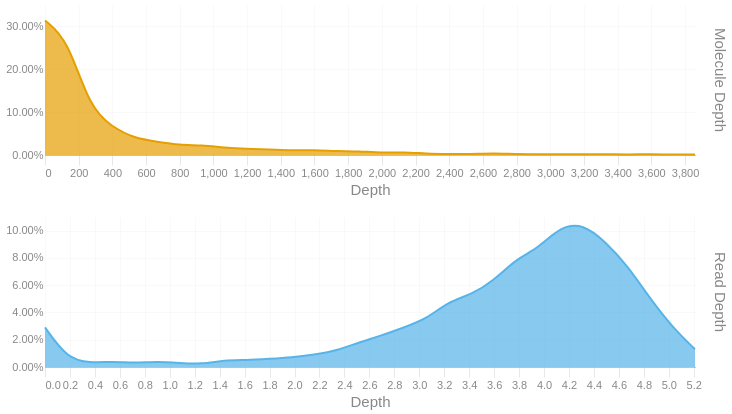

The cell this chart's notebook holds for it:
### Code cell
readdep = depth_hist(tb['Read Depth'], q99, 3)
readdep = readdep.with_columns(pl.lit('Read Depth').alias('Metric'))
if not SKIPLR:
    moldep = depth_hist(tb['Molecule Depth'], mol_q99, 1)
    moldep = moldep.with_columns(pl.lit('Molecule Depth').alias('Metric'))
    _hist = pl.concat([readdep, moldep])
    _hist = _hist.filter(pl.col('Proportion') != 0)
    with SafeRender(_hist):
        (
            alt.Chart(_hist)        
            .mark_area(interpolate = "basis")
            .encode(
                x=alt.X('Bin:Q').scale(domainMin=0).axis(alt.Axis(title='Depth')),
                y = alt.Y('Proportion:Q', title = None).axis(format = '.2%'),
                color = alt.Color('Metric:N').legend(None),
                row = alt.Row("Metric:N").header(title = None, labelOrient = 'right'),
                tooltip = [
                    alt.Tooltip("Metric:N", title = "Metric"),
                    alt.Tooltip('Interval:N', title = "Depth Interval"),
                    alt.Tooltip('Proportion:Q', title = "% Alignments").format('.2%')
                ]
            )
            .resolve_scale(x='independent', y='independent')
            .properties(
                height = 150, width = 650,
                usermeta={'embedOptions': {'downloadFileName': f'{samplename}.depth.hist'}}
            )
        ).display()
else:
    readdep = readdep.filter(pl.col('Proportion') != 0)
    with SafeRender(readdep):
        (
            alt.Chart(readdep)        
            .mark_area(interpolate = "basis")
            .encode(
                x=alt.X('Bin:Q').scale(domainMin=0).axis(alt.Axis(title='Depth')),
                y = alt.Y('Proportion:Q', title = None).axis(format = '.2%'),
                tooltip = [
                    alt.Tooltip('Interval:N', title = "Depth Interval"),
                    alt.Tooltip('Proportion:Q', title = "% Alignments").format('.2%')
                ]
            )
            .properties(
                usermeta={'embedOptions': {'downloadFileName': f'{samplename}.depth.hist'}}
            )
        ).display()

### Figure 1 — Vega-Lite specification as saved in the notebook (floating-point values rounded to 4 significant figures)
{"width": 650, "height": 150, "config": {"title": {"anchor": "start", "dy": -15, "fontSize": 18, "color": "#888888", "subtitleColor": "#888888", "subtitleFontSize": 14}, "arc": {"fill": "#0072B2"}, "axis": {"domainColor": "#888888", "domainWidth": 0.5, "gridWidth": 0.2, "grid": false, "titleFontWeight": 400, "titleFontSize": 15, "labelFontSize": 11, "labelColor": "#888888", "tickColor": "#888888", "tickWidth": 0.2, "titleColor": "#888888"}, "axisBand": {"grid": false}, "axisX": {"grid": true, "tickSize": 10, "domainCap": "round"}, "axisY": {"domain": false, "grid": true, "tickSize": 0, "domainCap": "round"}, "background": "transparent", "header": {"labelFontSize": 15, "labelColor": "#888888", "titleFontSize": 15, "titleFontWeight": 600, "titleColor": "#888888"}, "legend": {"labelFont": "sans-serif", "labelFontSize": 12, "labelColor": "#888888", "symbolSize": 100, "symbolType": "circle", "titleFontSize": 12, "titlePadding": 10, "titleColor": "#888888", "title": null}, "range": {"category": ["#E69F00", "#56B4E9", "#009E73", "#F0E442", "#0072B2", "#D55E00", "#CC79A7", "#000000"], "diverging": ["#cfe8f3", "#a2d4ec", "#73bfe2", "#46abdb", "#1696d2", "#12719e"]}, "area": {"fill": "#0072B2", "fillOpacity": 0.7, "line": true, "strokeOpacity": 0.7}, "line": {"color": "#0072B2", "stroke": "#0072B2", "strokeWidth": 2}, "trail": {"color": "#0072B2", "stroke": "#0072B2", "strokeWidth": 0, "size": 1}, "point": {"filled": true, "fillOpacity": 1.0, "size": 95}, "text": {"color": "#888888", "fontSize": 11, "align": "right", "fontWeight": 400, "size": 11}, "bar": {"fill": "#0072B2", "stroke": null}, "view": {"stroke": null, "continuousWidth": 660, "continuousHeight": 400}}, "data": {"name": "data-21b11dddb9d48c94f12e50d000a73c8b"}, "mark": {"type": "area", "interpolate": "basis"}, "encoding": {"color": {"field": "Metric", "legend": null, "type": "nominal"}, "row": {"field": "Metric", "header": {"title": null, "labelOrient": "right"}, "type": "nominal"}, "tooltip": [{"field": "Metric", "title": "Metric", "type": "nominal"}, {"field": "Interval", "title": "Depth Interval", "type": "nominal"}, {"field": "Proportion", "format": ".2%", "title": "% Alignments", "type": "quantitative"}], "x": {"axis": {"title": "Depth"}, "field": "Bin", "scale": {"domainMin": 0}, "type": "quantitative"}, "y": {"axis": {"format": ".2%"}, "field": "Proportion", "title": null, "type": "quantitative"}}, "resolve": {"scale": {"x": "independent", "y": "independent"}}, "usermeta": {"embedOptions": {"downloadFileName": "S3_Waccamaw_1720.depth.hist"}}, "$schema": "https://vega.github.io/schema/vega-lite/v6.1.0.json", "datasets": {"data-21b11dddb9d48c94f12e50d000a73c8b": [{"Bin": 0.0, "Interval": "0.0-0.18", "Proportion": 0.029, "Metric": "Read Depth"}, {"Bin": 0.18, "Interval": "0.18-0.359", "Proportion": 0.006, "Metric": "Read Depth"}, {"Bin": 0.359, "Interval": "0.359-0.539", "Proportion": 0.003, "Metric": "Read Depth"}, {"Bin": 0.539, "Interval": "0.539-0.719", "Proportion": 0.004, "Metric": "Read Depth"}, {"Bin": 0.719, "Interval": "0.719-0.898", "Proportion": 0.003, "Metric": "Read Depth"}, {"Bin": 0.898, "Interval": "0.898-1.078", "Proportion": 0.004, "Metric": "Read Depth"}, {"Bin": 1.078, "Interval": "1.078-1.258", "Proportion": 0.003, "Metric": "Read Depth"}, {"Bin": 1.258, "Interval": "1.258-1.437", "Proportion": 0.002, "Metric": "Read Depth"}, {"Bin": 1.437, "Interval": "1.437-1.617", "Proportion": 0.005, "Metric": "Read Depth"}, {"Bin": 1.617, "Interval": "1.617-1.797", "Proportion": 0.005, "Metric": "Read Depth"}, {"Bin": 1.797, "Interval": "1.797-1.976", "Proportion": 0.006, "Metric": "Read Depth"}, {"Bin": 1.976, "Interval": "1.976-2.156", "Proportion": 0.007, "Metric": "Read Depth"}, {"Bin": 2.156, "Interval": "2.156-2.336", "Proportion": 0.009, "Metric": "Read Depth"}, {"Bin": 2.336, "Interval": "2.336-2.515", "Proportion": 0.012, "Metric": "Read Depth"}, {"Bin": 2.515, "Interval": "2.515-2.695", "Proportion": 0.018, "Metric": "Read Depth"}, {"Bin": 2.695, "Interval": "2.695-2.875", "Proportion": 0.023, "Metric": "Read Depth"}, {"Bin": 2.875, "Interval": "2.875-3.054", "Proportion": 0.029, "Metric": "Read Depth"}, {"Bin": 3.054, "Interval": "3.054-3.234", "Proportion": 0.035, "Metric": "Read Depth"}, {"Bin": 3.234, "Interval": "3.234-3.414", "Proportion": 0.048, "Metric": "Read Depth"}, {"Bin": 3.414, "Interval": "3.414-3.593", "Proportion": 0.053, "Metric": "Read Depth"}, {"Bin": 3.593, "Interval": "3.593-3.773", "Proportion": 0.063, "Metric": "Read Depth"}, {"Bin": 3.773, "Interval": "3.773-3.953", "Proportion": 0.079, "Metric": "Read Depth"}, {"Bin": 3.953, "Interval": "3.953-4.132", "Proportion": 0.087, "Metric": "Read Depth"}, {"Bin": 4.132, "Interval": "4.132-4.312", "Proportion": 0.103, "Metric": "Read Depth"}, {"Bin": 4.312, "Interval": "4.312-4.492", "Proportion": 0.105, "Metric": "Read Depth"}, {"Bin": 4.492, "Interval": "4.492-4.671", "Proportion": 0.092, "Metric": "Read Depth"}, {"Bin": 4.671, "Interval": "4.671-4.851", "Proportion": 0.074, "Metric": "Read Depth"}, {"Bin": 4.851, "Interval": "4.851-5.031", "Proportion": 0.05, "Metric": "Read Depth"}, {"Bin": 5.031, "Interval": "5.031-5.21", "Proportion": 0.029, "Metric": "Read Depth"}, {"Bin": 5.21, "Interval": "5.21-5.39", "Proportion": 0.013, "Metric": "Read Depth"}, {"Bin": 0.0, "Interval": "0.0-133.1", "Proportion": 0.314, "Metric": "Molecule Depth"}, {"Bin": 133.1, "Interval": "133.1-266.1", "Proportion": 0.271, "Metric": "Molecule Depth"}, {"Bin": 266.1, "Interval": "266.1-399.2", "Proportion": 0.11, "Metric": "Molecule Depth"}, {"Bin": 399.2, "Interval": "399.2-532.3", "Proportion": 0.065, "Metric": "Molecule Depth"}, {"Bin": 532.3, "Interval": "532.3-665.3", "Proportion": 0.039, "Metric": "Molecule Depth"}, {"Bin": 665.3, "Interval": "665.3-798.4", "Proportion": 0.031, "Metric": "Molecule Depth"}, {"Bin": 798.4, "Interval": "798.4-931.5", "Proportion": 0.023, "Metric": "Molecule Depth"}, {"Bin": 931.5, "Interval": "931.5-1064.6", "Proportion": 0.023, "Metric": "Molecule Depth"}, {"Bin": 1065.0, "Interval": "1064.6-1197.6", "Proportion": 0.017, "Metric": "Molecule Depth"}, {"Bin": 1198.0, "Interval": "1197.6-1330.7", "Proportion": 0.014, "Metric": "Molecule Depth"}, {"Bin": 1331.0, "Interval": "1330.7-1463.8", "Proportion": 0.013, "Metric": "Molecule Depth"}, {"Bin": 1464.0, "Interval": "1463.8-1596.8", "Proportion": 0.01, "Metric": "Molecule Depth"}, {"Bin": 1597.0, "Interval": "1596.8-1729.9", "Proportion": 0.012, "Metric": "Molecule Depth"}, {"Bin": 1730.0, "Interval": "1729.9-1863.0", "Proportion": 0.009, "Metric": "Molecule Depth"}, {"Bin": 1863.0, "Interval": "1863.0-1996.0", "Proportion": 0.009, "Metric": "Molecule Depth"}, {"Bin": 1996.0, "Interval": "1996.0-2129.1", "Proportion": 0.005, "Metric": "Molecule Depth"}, {"Bin": 2129.0, "Interval": "2129.1-2262.2", "Proportion": 0.007, "Metric": "Molecule Depth"}, {"Bin": 2262.0, "Interval": "2262.2-2395.3", "Proportion": 0.003, "Metric": "Molecule Depth"}, {"Bin": 2395.0, "Interval": "2395.3-2528.3", "Proportion": 0.002, "Metric": "Molecule Depth"}, {"Bin": 2528.0, "Interval": "2528.3-2661.4", "Proportion": 0.002, "Metric": "Molecule Depth"}, {"Bin": 2661.0, "Interval": "2661.4-2794.5", "Proportion": 0.004, "Metric": "Molecule Depth"}, {"Bin": 2794.0, "Interval": "2794.5-2927.5", "Proportion": 0.002, "Metric": "Molecule Depth"}, {"Bin": 2928.0, "Interval": "2927.5-3060.6", "Proportion": 0.002, "Metric": "Molecule Depth"}, {"Bin": 3061.0, "Interval": "3060.6-3193.7", "Proportion": 0.002, "Metric": "Molecule Depth"}, {"Bin": 3194.0, "Interval": "3193.7-3326.7", "Proportion": 0.002, "Metric": "Molecule Depth"}, {"Bin": 3327.0, "Interval": "3326.7-3459.8", "Proportion": 0.002, "Metric": "Molecule Depth"}, {"Bin": 3460.0, "Interval": "3459.8-3592.9", "Proportion": 0.001, "Metric": "Molecule Depth"}, {"Bin": 3593.0, "Interval": "3592.9-3726.0", "Proportion": 0.002, "Metric": "Molecule Depth"}, {"Bin": 3726.0, "Interval": "3726.0-3859.0", "Proportion": 0.001, "Metric": "Molecule Depth"}, {"Bin": 3859.0, "Interval": "3859.0-3992.09", "Proportion": 0.001, "Metric": "Molecule Depth"}]}}
